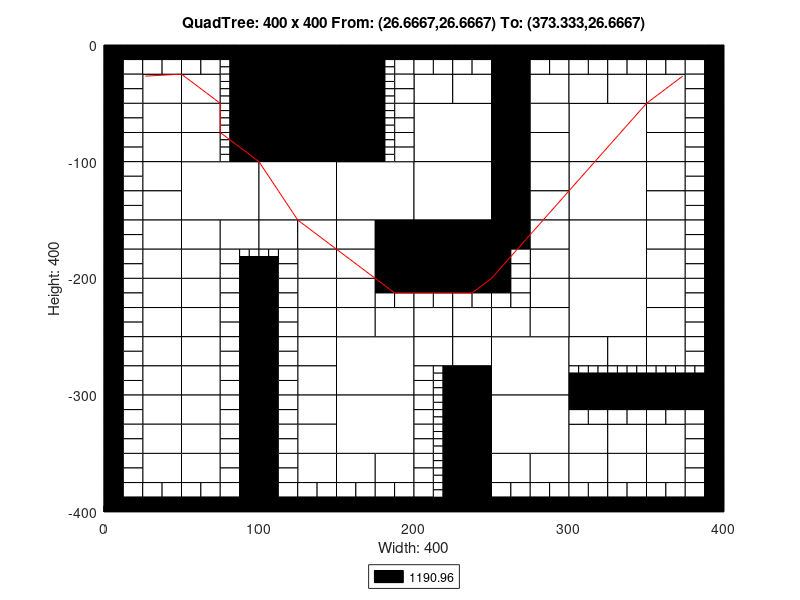

Recreate this plot in MATLAB.
axis([0 400 -400 0]);
title('QuadTree: 400 x 400 From: (26.6667,26.6667) To: (373.333,26.6667)');
xlabel('Width: 400');
ylabel('Height: 400');
rectangle('Position',[100 -50 50 50], 'FaceColor',[0 0 0]);
rectangle('Position',[100 -100 50 50], 'FaceColor',[0 0 0]);
rectangle('Position',[50 -150 50 50], 'FaceColor',[1 1 1]);
rectangle('Position',[100 -150 50 50], 'FaceColor',[1 1 1]);
rectangle('Position',[150 -150 50 50], 'FaceColor',[1 1 1]);
rectangle('Position',[200 -100 50 50], 'FaceColor',[1 1 1]);
rectangle('Position',[300 -100 50 50], 'FaceColor',[1 1 1]);
rectangle('Position',[200 -150 50 50], 'FaceColor',[1 1 1]);
rectangle('Position',[200 -200 50 50], 'FaceColor',[0 0 0]);
rectangle('Position',[300 -150 50 50], 'FaceColor',[1 1 1]);
rectangle('Position',[300 -200 50 50], 'FaceColor',[1 1 1]);
rectangle('Position',[150 -300 50 50], 'FaceColor',[1 1 1]);
rectangle('Position',[150 -350 50 50], 'FaceColor',[1 1 1]);
rectangle('Position',[250 -300 50 50], 'FaceColor',[1 1 1]);
rectangle('Position',[300 -250 50 50], 'FaceColor',[1 1 1]);
rectangle('Position',[250 -350 50 50], 'FaceColor',[1 1 1]);
rectangle('Position',[25 -50 25 25], 'FaceColor',[1 1 1]);
rectangle('Position',[50 -50 25 25], 'FaceColor',[1 1 1]);
rectangle('Position',[25 -75 25 25], 'FaceColor',[1 1 1]);
rectangle('Position',[25 -100 25 25], 'FaceColor',[1 1 1]);
rectangle('Position',[50 -75 25 25], 'FaceColor',[1 1 1]);
rectangle('Position',[50 -100 25 25], 'FaceColor',[1 1 1]);
rectangle('Position',[150 -25 25 25], 'FaceColor',[0 0 0]);
rectangle('Position',[150 -50 25 25], 'FaceColor',[0 0 0]);
rectangle('Position',[150 -75 25 25], 'FaceColor',[0 0 0]);
rectangle('Position',[150 -100 25 25], 'FaceColor',[0 0 0]);
rectangle('Position',[25 -125 25 25], 'FaceColor',[1 1 1]);
rectangle('Position',[25 -150 25 25], 'FaceColor',[1 1 1]);
rectangle('Position',[25 -175 25 25], 'FaceColor',[1 1 1]);
rectangle('Position',[25 -200 25 25], 'FaceColor',[1 1 1]);
rectangle('Position',[50 -175 25 25], 'FaceColor',[1 1 1]);
rectangle('Position',[75 -175 25 25], 'FaceColor',[1 1 1]);
rectangle('Position',[50 -200 25 25], 'FaceColor',[1 1 1]);
rectangle('Position',[100 -175 25 25], 'FaceColor',[1 1 1]);
rectangle('Position',[125 -175 25 25], 'FaceColor',[1 1 1]);
rectangle('Position',[125 -200 25 25], 'FaceColor',[1 1 1]);
rectangle('Position',[150 -175 25 25], 'FaceColor',[1 1 1]);
rectangle('Position',[175 -175 25 25], 'FaceColor',[0 0 0]);
rectangle('Position',[150 -200 25 25], 'FaceColor',[1 1 1]);
rectangle('Position',[175 -200 25 25], 'FaceColor',[0 0 0]);
rectangle('Position',[200 -50 25 25], 'FaceColor',[1 1 1]);
rectangle('Position',[225 -50 25 25], 'FaceColor',[1 1 1]);
rectangle('Position',[250 -25 25 25], 'FaceColor',[0 0 0]);
rectangle('Position',[250 -50 25 25], 'FaceColor',[0 0 0]);
rectangle('Position',[275 -50 25 25], 'FaceColor',[1 1 1]);
rectangle('Position',[250 -75 25 25], 'FaceColor',[0 0 0]);
rectangle('Position',[275 -75 25 25], 'FaceColor',[1 1 1]);
rectangle('Position',[250 -100 25 25], 'FaceColor',[0 0 0]);
rectangle('Position',[275 -100 25 25], 'FaceColor',[1 1 1]);
rectangle('Position',[300 -50 25 25], 'FaceColor',[1 1 1]);
rectangle('Position',[325 -50 25 25], 'FaceColor',[1 1 1]);
rectangle('Position',[350 -50 25 25], 'FaceColor',[1 1 1]);
rectangle('Position',[350 -75 25 25], 'FaceColor',[1 1 1]);
rectangle('Position',[350 -100 25 25], 'FaceColor',[1 1 1]);
rectangle('Position',[250 -125 25 25], 'FaceColor',[0 0 0]);
rectangle('Position',[275 -125 25 25], 'FaceColor',[1 1 1]);
rectangle('Position',[250 -150 25 25], 'FaceColor',[0 0 0]);
rectangle('Position',[275 -150 25 25], 'FaceColor',[1 1 1]);
rectangle('Position',[250 -175 25 25], 'FaceColor',[0 0 0]);
rectangle('Position',[275 -175 25 25], 'FaceColor',[1 1 1]);
rectangle('Position',[275 -200 25 25], 'FaceColor',[1 1 1]);
rectangle('Position',[350 -125 25 25], 'FaceColor',[1 1 1]);
rectangle('Position',[350 -150 25 25], 'FaceColor',[1 1 1]);
rectangle('Position',[350 -175 25 25], 'FaceColor',[1 1 1]);
rectangle('Position',[350 -200 25 25], 'FaceColor',[1 1 1]);
rectangle('Position',[25 -225 25 25], 'FaceColor',[1 1 1]);
rectangle('Position',[25 -250 25 25], 'FaceColor',[1 1 1]);
rectangle('Position',[50 -225 25 25], 'FaceColor',[1 1 1]);
rectangle('Position',[50 -250 25 25], 'FaceColor',[1 1 1]);
rectangle('Position',[25 -275 25 25], 'FaceColor',[1 1 1]);
rectangle('Position',[25 -300 25 25], 'FaceColor',[1 1 1]);
rectangle('Position',[50 -275 25 25], 'FaceColor',[1 1 1]);
rectangle('Position',[50 -300 25 25], 'FaceColor',[1 1 1]);
rectangle('Position',[125 -225 25 25], 'FaceColor',[1 1 1]);
rectangle('Position',[125 -250 25 25], 'FaceColor',[1 1 1]);
rectangle('Position',[150 -225 25 25], 'FaceColor',[1 1 1]);
rectangle('Position',[150 -250 25 25], 'FaceColor',[1 1 1]);
rectangle('Position',[175 -250 25 25], 'FaceColor',[1 1 1]);
rectangle('Position',[125 -275 25 25], 'FaceColor',[1 1 1]);
rectangle('Position',[125 -300 25 25], 'FaceColor',[1 1 1]);
rectangle('Position',[25 -325 25 25], 'FaceColor',[1 1 1]);
rectangle('Position',[25 -350 25 25], 'FaceColor',[1 1 1]);
rectangle('Position',[50 -325 25 25], 'FaceColor',[1 1 1]);
rectangle('Position',[50 -350 25 25], 'FaceColor',[1 1 1]);
rectangle('Position',[25 -375 25 25], 'FaceColor',[1 1 1]);
rectangle('Position',[50 -375 25 25], 'FaceColor',[1 1 1]);
rectangle('Position',[125 -325 25 25], 'FaceColor',[1 1 1]);
rectangle('Position',[125 -350 25 25], 'FaceColor',[1 1 1]);
rectangle('Position',[125 -375 25 25], 'FaceColor',[1 1 1]);
rectangle('Position',[150 -375 25 25], 'FaceColor',[1 1 1]);
rectangle('Position',[175 -375 25 25], 'FaceColor',[1 1 1]);
rectangle('Position',[200 -250 25 25], 'FaceColor',[1 1 1]);
rectangle('Position',[225 -250 25 25], 'FaceColor',[1 1 1]);
rectangle('Position',[275 -225 25 25], 'FaceColor',[1 1 1]);
rectangle('Position',[250 -250 25 25], 'FaceColor',[1 1 1]);
rectangle('Position',[275 -250 25 25], 'FaceColor',[1 1 1]);
rectangle('Position',[200 -275 25 25], 'FaceColor',[1 1 1]);
rectangle('Position',[225 -275 25 25], 'FaceColor',[1 1 1]);
rectangle('Position',[225 -300 25 25], 'FaceColor',[0 0 0]);
rectangle('Position',[350 -225 25 25], 'FaceColor',[1 1 1]);
rectangle('Position',[350 -250 25 25], 'FaceColor',[1 1 1]);
rectangle('Position',[300 -275 25 25], 'FaceColor',[1 1 1]);
rectangle('Position',[325 -275 25 25], 'FaceColor',[1 1 1]);
rectangle('Position',[350 -275 25 25], 'FaceColor',[1 1 1]);
rectangle('Position',[225 -325 25 25], 'FaceColor',[0 0 0]);
rectangle('Position',[225 -350 25 25], 'FaceColor',[0 0 0]);
rectangle('Position',[225 -375 25 25], 'FaceColor',[0 0 0]);
rectangle('Position',[225 -400 25 25], 'FaceColor',[0 0 0]);
rectangle('Position',[250 -375 25 25], 'FaceColor',[1 1 1]);
rectangle('Position',[275 -375 25 25], 'FaceColor',[1 1 1]);
rectangle('Position',[300 -350 25 25], 'FaceColor',[1 1 1]);
rectangle('Position',[325 -350 25 25], 'FaceColor',[1 1 1]);
rectangle('Position',[350 -350 25 25], 'FaceColor',[1 1 1]);
rectangle('Position',[300 -375 25 25], 'FaceColor',[1 1 1]);
rectangle('Position',[325 -375 25 25], 'FaceColor',[1 1 1]);
rectangle('Position',[350 -375 25 25], 'FaceColor',[1 1 1]);
rectangle('Position',[0 -12.5 12.5 12.5], 'FaceColor',[0 0 0]);
rectangle('Position',[12.5 -12.5 12.5 12.5], 'FaceColor',[0 0 0]);
rectangle('Position',[0 -25 12.5 12.5], 'FaceColor',[0 0 0]);
rectangle('Position',[12.5 -25 12.5 12.5], 'FaceColor',[1 1 1]);
rectangle('Position',[25 -12.5 12.5 12.5], 'FaceColor',[0 0 0]);
rectangle('Position',[37.5 -12.5 12.5 12.5], 'FaceColor',[0 0 0]);
rectangle('Position',[25 -25 12.5 12.5], 'FaceColor',[1 1 1]);
rectangle('Position',[37.5 -25 12.5 12.5], 'FaceColor',[1 1 1]);
rectangle('Position',[0 -37.5 12.5 12.5], 'FaceColor',[0 0 0]);
rectangle('Position',[12.5 -37.5 12.5 12.5], 'FaceColor',[1 1 1]);
rectangle('Position',[0 -50 12.5 12.5], 'FaceColor',[0 0 0]);
rectangle('Position',[12.5 -50 12.5 12.5], 'FaceColor',[1 1 1]);
rectangle('Position',[50 -12.5 12.5 12.5], 'FaceColor',[0 0 0]);
rectangle('Position',[62.5 -12.5 12.5 12.5], 'FaceColor',[0 0 0]);
rectangle('Position',[50 -25 12.5 12.5], 'FaceColor',[1 1 1]);
rectangle('Position',[62.5 -25 12.5 12.5], 'FaceColor',[1 1 1]);
rectangle('Position',[75 -12.5 12.5 12.5], 'FaceColor',[0 0 0]);
rectangle('Position',[87.5 -12.5 12.5 12.5], 'FaceColor',[0 0 0]);
rectangle('Position',[87.5 -25 12.5 12.5], 'FaceColor',[0 0 0]);
rectangle('Position',[87.5 -37.5 12.5 12.5], 'FaceColor',[0 0 0]);
rectangle('Position',[87.5 -50 12.5 12.5], 'FaceColor',[0 0 0]);
rectangle('Position',[0 -62.5 12.5 12.5], 'FaceColor',[0 0 0]);
rectangle('Position',[12.5 -62.5 12.5 12.5], 'FaceColor',[1 1 1]);
rectangle('Position',[0 -75 12.5 12.5], 'FaceColor',[0 0 0]);
rectangle('Position',[12.5 -75 12.5 12.5], 'FaceColor',[1 1 1]);
rectangle('Position',[0 -87.5 12.5 12.5], 'FaceColor',[0 0 0]);
rectangle('Position',[12.5 -87.5 12.5 12.5], 'FaceColor',[1 1 1]);
rectangle('Position',[0 -100 12.5 12.5], 'FaceColor',[0 0 0]);
rectangle('Position',[12.5 -100 12.5 12.5], 'FaceColor',[1 1 1]);
rectangle('Position',[87.5 -62.5 12.5 12.5], 'FaceColor',[0 0 0]);
rectangle('Position',[87.5 -75 12.5 12.5], 'FaceColor',[0 0 0]);
rectangle('Position',[87.5 -87.5 12.5 12.5], 'FaceColor',[0 0 0]);
rectangle('Position',[87.5 -100 12.5 12.5], 'FaceColor',[0 0 0]);
rectangle('Position',[175 -12.5 12.5 12.5], 'FaceColor',[0 0 0]);
rectangle('Position',[187.5 -12.5 12.5 12.5], 'FaceColor',[0 0 0]);
rectangle('Position',[187.5 -25 12.5 12.5], 'FaceColor',[1 1 1]);
rectangle('Position',[187.5 -37.5 12.5 12.5], 'FaceColor',[1 1 1]);
rectangle('Position',[187.5 -50 12.5 12.5], 'FaceColor',[1 1 1]);
rectangle('Position',[187.5 -62.5 12.5 12.5], 'FaceColor',[1 1 1]);
rectangle('Position',[187.5 -75 12.5 12.5], 'FaceColor',[1 1 1]);
rectangle('Position',[187.5 -87.5 12.5 12.5], 'FaceColor',[1 1 1]);
rectangle('Position',[187.5 -100 12.5 12.5], 'FaceColor',[1 1 1]);
rectangle('Position',[0 -112.5 12.5 12.5], 'FaceColor',[0 0 0]);
rectangle('Position',[12.5 -112.5 12.5 12.5], 'FaceColor',[1 1 1]);
rectangle('Position',[0 -125 12.5 12.5], 'FaceColor',[0 0 0]);
rectangle('Position',[12.5 -125 12.5 12.5], 'FaceColor',[1 1 1]);
rectangle('Position',[0 -137.5 12.5 12.5], 'FaceColor',[0 0 0]);
rectangle('Position',[12.5 -137.5 12.5 12.5], 'FaceColor',[1 1 1]);
rectangle('Position',[0 -150 12.5 12.5], 'FaceColor',[0 0 0]);
rectangle('Position',[12.5 -150 12.5 12.5], 'FaceColor',[1 1 1]);
rectangle('Position',[0 -162.5 12.5 12.5], 'FaceColor',[0 0 0]);
rectangle('Position',[12.5 -162.5 12.5 12.5], 'FaceColor',[1 1 1]);
rectangle('Position',[0 -175 12.5 12.5], 'FaceColor',[0 0 0]);
rectangle('Position',[12.5 -175 12.5 12.5], 'FaceColor',[1 1 1]);
rectangle('Position',[0 -187.5 12.5 12.5], 'FaceColor',[0 0 0]);
rectangle('Position',[12.5 -187.5 12.5 12.5], 'FaceColor',[1 1 1]);
rectangle('Position',[0 -200 12.5 12.5], 'FaceColor',[0 0 0]);
rectangle('Position',[12.5 -200 12.5 12.5], 'FaceColor',[1 1 1]);
rectangle('Position',[75 -187.5 12.5 12.5], 'FaceColor',[1 1 1]);
rectangle('Position',[75 -200 12.5 12.5], 'FaceColor',[1 1 1]);
rectangle('Position',[87.5 -200 12.5 12.5], 'FaceColor',[0 0 0]);
rectangle('Position',[112.5 -187.5 12.5 12.5], 'FaceColor',[1 1 1]);
rectangle('Position',[100 -200 12.5 12.5], 'FaceColor',[0 0 0]);
rectangle('Position',[112.5 -200 12.5 12.5], 'FaceColor',[1 1 1]);
rectangle('Position',[200 -12.5 12.5 12.5], 'FaceColor',[0 0 0]);
rectangle('Position',[212.5 -12.5 12.5 12.5], 'FaceColor',[0 0 0]);
rectangle('Position',[200 -25 12.5 12.5], 'FaceColor',[1 1 1]);
rectangle('Position',[212.5 -25 12.5 12.5], 'FaceColor',[1 1 1]);
rectangle('Position',[225 -12.5 12.5 12.5], 'FaceColor',[0 0 0]);
rectangle('Position',[237.5 -12.5 12.5 12.5], 'FaceColor',[0 0 0]);
rectangle('Position',[225 -25 12.5 12.5], 'FaceColor',[1 1 1]);
rectangle('Position',[237.5 -25 12.5 12.5], 'FaceColor',[1 1 1]);
rectangle('Position',[275 -12.5 12.5 12.5], 'FaceColor',[0 0 0]);
rectangle('Position',[287.5 -12.5 12.5 12.5], 'FaceColor',[0 0 0]);
rectangle('Position',[275 -25 12.5 12.5], 'FaceColor',[1 1 1]);
rectangle('Position',[287.5 -25 12.5 12.5], 'FaceColor',[1 1 1]);
rectangle('Position',[300 -12.5 12.5 12.5], 'FaceColor',[0 0 0]);
rectangle('Position',[312.5 -12.5 12.5 12.5], 'FaceColor',[0 0 0]);
rectangle('Position',[300 -25 12.5 12.5], 'FaceColor',[1 1 1]);
rectangle('Position',[312.5 -25 12.5 12.5], 'FaceColor',[1 1 1]);
rectangle('Position',[325 -12.5 12.5 12.5], 'FaceColor',[0 0 0]);
rectangle('Position',[337.5 -12.5 12.5 12.5], 'FaceColor',[0 0 0]);
rectangle('Position',[325 -25 12.5 12.5], 'FaceColor',[1 1 1]);
rectangle('Position',[337.5 -25 12.5 12.5], 'FaceColor',[1 1 1]);
rectangle('Position',[350 -12.5 12.5 12.5], 'FaceColor',[0 0 0]);
rectangle('Position',[362.5 -12.5 12.5 12.5], 'FaceColor',[0 0 0]);
rectangle('Position',[350 -25 12.5 12.5], 'FaceColor',[1 1 1]);
rectangle('Position',[362.5 -25 12.5 12.5], 'FaceColor',[1 1 1]);
rectangle('Position',[375 -12.5 12.5 12.5], 'FaceColor',[0 0 0]);
rectangle('Position',[387.5 -12.5 12.5 12.5], 'FaceColor',[0 0 0]);
rectangle('Position',[375 -25 12.5 12.5], 'FaceColor',[1 1 1]);
rectangle('Position',[387.5 -25 12.5 12.5], 'FaceColor',[0 0 0]);
rectangle('Position',[375 -37.5 12.5 12.5], 'FaceColor',[1 1 1]);
rectangle('Position',[387.5 -37.5 12.5 12.5], 'FaceColor',[0 0 0]);
rectangle('Position',[375 -50 12.5 12.5], 'FaceColor',[1 1 1]);
rectangle('Position',[387.5 -50 12.5 12.5], 'FaceColor',[0 0 0]);
rectangle('Position',[375 -62.5 12.5 12.5], 'FaceColor',[1 1 1]);
rectangle('Position',[387.5 -62.5 12.5 12.5], 'FaceColor',[0 0 0]);
rectangle('Position',[375 -75 12.5 12.5], 'FaceColor',[1 1 1]);
rectangle('Position',[387.5 -75 12.5 12.5], 'FaceColor',[0 0 0]);
rectangle('Position',[375 -87.5 12.5 12.5], 'FaceColor',[1 1 1]);
rectangle('Position',[387.5 -87.5 12.5 12.5], 'FaceColor',[0 0 0]);
rectangle('Position',[375 -100 12.5 12.5], 'FaceColor',[1 1 1]);
rectangle('Position',[387.5 -100 12.5 12.5], 'FaceColor',[0 0 0]);
rectangle('Position',[250 -187.5 12.5 12.5], 'FaceColor',[0 0 0]);
rectangle('Position',[262.5 -187.5 12.5 12.5], 'FaceColor',[1 1 1]);
rectangle('Position',[250 -200 12.5 12.5], 'FaceColor',[0 0 0]);
rectangle('Position',[262.5 -200 12.5 12.5], 'FaceColor',[1 1 1]);
rectangle('Position',[375 -112.5 12.5 12.5], 'FaceColor',[1 1 1]);
rectangle('Position',[387.5 -112.5 12.5 12.5], 'FaceColor',[0 0 0]);
rectangle('Position',[375 -125 12.5 12.5], 'FaceColor',[1 1 1]);
rectangle('Position',[387.5 -125 12.5 12.5], 'FaceColor',[0 0 0]);
rectangle('Position',[375 -137.5 12.5 12.5], 'FaceColor',[1 1 1]);
rectangle('Position',[387.5 -137.5 12.5 12.5], 'FaceColor',[0 0 0]);
rectangle('Position',[375 -150 12.5 12.5], 'FaceColor',[1 1 1]);
rectangle('Position',[387.5 -150 12.5 12.5], 'FaceColor',[0 0 0]);
rectangle('Position',[375 -162.5 12.5 12.5], 'FaceColor',[1 1 1]);
rectangle('Position',[387.5 -162.5 12.5 12.5], 'FaceColor',[0 0 0]);
rectangle('Position',[375 -175 12.5 12.5], 'FaceColor',[1 1 1]);
rectangle('Position',[387.5 -175 12.5 12.5], 'FaceColor',[0 0 0]);
rectangle('Position',[375 -187.5 12.5 12.5], 'FaceColor',[1 1 1]);
rectangle('Position',[387.5 -187.5 12.5 12.5], 'FaceColor',[0 0 0]);
rectangle('Position',[375 -200 12.5 12.5], 'FaceColor',[1 1 1]);
rectangle('Position',[387.5 -200 12.5 12.5], 'FaceColor',[0 0 0]);
rectangle('Position',[0 -212.5 12.5 12.5], 'FaceColor',[0 0 0]);
rectangle('Position',[12.5 -212.5 12.5 12.5], 'FaceColor',[1 1 1]);
rectangle('Position',[0 -225 12.5 12.5], 'FaceColor',[0 0 0]);
rectangle('Position',[12.5 -225 12.5 12.5], 'FaceColor',[1 1 1]);
rectangle('Position',[0 -237.5 12.5 12.5], 'FaceColor',[0 0 0]);
rectangle('Position',[12.5 -237.5 12.5 12.5], 'FaceColor',[1 1 1]);
rectangle('Position',[0 -250 12.5 12.5], 'FaceColor',[0 0 0]);
rectangle('Position',[12.5 -250 12.5 12.5], 'FaceColor',[1 1 1]);
rectangle('Position',[75 -212.5 12.5 12.5], 'FaceColor',[1 1 1]);
rectangle('Position',[87.5 -212.5 12.5 12.5], 'FaceColor',[0 0 0]);
rectangle('Position',[75 -225 12.5 12.5], 'FaceColor',[1 1 1]);
rectangle('Position',[87.5 -225 12.5 12.5], 'FaceColor',[0 0 0]);
rectangle('Position',[75 -237.5 12.5 12.5], 'FaceColor',[1 1 1]);
rectangle('Position',[87.5 -237.5 12.5 12.5], 'FaceColor',[0 0 0]);
rectangle('Position',[75 -250 12.5 12.5], 'FaceColor',[1 1 1]);
rectangle('Position',[87.5 -250 12.5 12.5], 'FaceColor',[0 0 0]);
rectangle('Position',[0 -262.5 12.5 12.5], 'FaceColor',[0 0 0]);
rectangle('Position',[12.5 -262.5 12.5 12.5], 'FaceColor',[1 1 1]);
rectangle('Position',[0 -275 12.5 12.5], 'FaceColor',[0 0 0]);
rectangle('Position',[12.5 -275 12.5 12.5], 'FaceColor',[1 1 1]);
rectangle('Position',[0 -287.5 12.5 12.5], 'FaceColor',[0 0 0]);
rectangle('Position',[12.5 -287.5 12.5 12.5], 'FaceColor',[1 1 1]);
rectangle('Position',[0 -300 12.5 12.5], 'FaceColor',[0 0 0]);
rectangle('Position',[12.5 -300 12.5 12.5], 'FaceColor',[1 1 1]);
rectangle('Position',[75 -262.5 12.5 12.5], 'FaceColor',[1 1 1]);
rectangle('Position',[87.5 -262.5 12.5 12.5], 'FaceColor',[0 0 0]);
rectangle('Position',[75 -275 12.5 12.5], 'FaceColor',[1 1 1]);
rectangle('Position',[87.5 -275 12.5 12.5], 'FaceColor',[0 0 0]);
rectangle('Position',[75 -287.5 12.5 12.5], 'FaceColor',[1 1 1]);
rectangle('Position',[87.5 -287.5 12.5 12.5], 'FaceColor',[0 0 0]);
rectangle('Position',[75 -300 12.5 12.5], 'FaceColor',[1 1 1]);
rectangle('Position',[87.5 -300 12.5 12.5], 'FaceColor',[0 0 0]);
rectangle('Position',[100 -212.5 12.5 12.5], 'FaceColor',[0 0 0]);
rectangle('Position',[112.5 -212.5 12.5 12.5], 'FaceColor',[1 1 1]);
rectangle('Position',[100 -225 12.5 12.5], 'FaceColor',[0 0 0]);
rectangle('Position',[112.5 -225 12.5 12.5], 'FaceColor',[1 1 1]);
rectangle('Position',[100 -237.5 12.5 12.5], 'FaceColor',[0 0 0]);
rectangle('Position',[112.5 -237.5 12.5 12.5], 'FaceColor',[1 1 1]);
rectangle('Position',[100 -250 12.5 12.5], 'FaceColor',[0 0 0]);
rectangle('Position',[112.5 -250 12.5 12.5], 'FaceColor',[1 1 1]);
rectangle('Position',[175 -212.5 12.5 12.5], 'FaceColor',[0 0 0]);
rectangle('Position',[187.5 -212.5 12.5 12.5], 'FaceColor',[0 0 0]);
rectangle('Position',[175 -225 12.5 12.5], 'FaceColor',[1 1 1]);
rectangle('Position',[187.5 -225 12.5 12.5], 'FaceColor',[1 1 1]);
rectangle('Position',[100 -262.5 12.5 12.5], 'FaceColor',[0 0 0]);
rectangle('Position',[112.5 -262.5 12.5 12.5], 'FaceColor',[1 1 1]);
rectangle('Position',[100 -275 12.5 12.5], 'FaceColor',[0 0 0]);
rectangle('Position',[112.5 -275 12.5 12.5], 'FaceColor',[1 1 1]);
rectangle('Position',[100 -287.5 12.5 12.5], 'FaceColor',[0 0 0]);
rectangle('Position',[112.5 -287.5 12.5 12.5], 'FaceColor',[1 1 1]);
rectangle('Position',[100 -300 12.5 12.5], 'FaceColor',[0 0 0]);
rectangle('Position',[112.5 -300 12.5 12.5], 'FaceColor',[1 1 1]);
rectangle('Position',[0 -312.5 12.5 12.5], 'FaceColor',[0 0 0]);
rectangle('Position',[12.5 -312.5 12.5 12.5], 'FaceColor',[1 1 1]);
rectangle('Position',[0 -325 12.5 12.5], 'FaceColor',[0 0 0]);
rectangle('Position',[12.5 -325 12.5 12.5], 'FaceColor',[1 1 1]);
rectangle('Position',[0 -337.5 12.5 12.5], 'FaceColor',[0 0 0]);
rectangle('Position',[12.5 -337.5 12.5 12.5], 'FaceColor',[1 1 1]);
rectangle('Position',[0 -350 12.5 12.5], 'FaceColor',[0 0 0]);
rectangle('Position',[12.5 -350 12.5 12.5], 'FaceColor',[1 1 1]);
rectangle('Position',[75 -312.5 12.5 12.5], 'FaceColor',[1 1 1]);
rectangle('Position',[87.5 -312.5 12.5 12.5], 'FaceColor',[0 0 0]);
rectangle('Position',[75 -325 12.5 12.5], 'FaceColor',[1 1 1]);
rectangle('Position',[87.5 -325 12.5 12.5], 'FaceColor',[0 0 0]);
rectangle('Position',[75 -337.5 12.5 12.5], 'FaceColor',[1 1 1]);
rectangle('Position',[87.5 -337.5 12.5 12.5], 'FaceColor',[0 0 0]);
rectangle('Position',[75 -350 12.5 12.5], 'FaceColor',[1 1 1]);
rectangle('Position',[87.5 -350 12.5 12.5], 'FaceColor',[0 0 0]);
rectangle('Position',[0 -362.5 12.5 12.5], 'FaceColor',[0 0 0]);
rectangle('Position',[12.5 -362.5 12.5 12.5], 'FaceColor',[1 1 1]);
rectangle('Position',[0 -375 12.5 12.5], 'FaceColor',[0 0 0]);
rectangle('Position',[12.5 -375 12.5 12.5], 'FaceColor',[1 1 1]);
rectangle('Position',[0 -387.5 12.5 12.5], 'FaceColor',[0 0 0]);
rectangle('Position',[12.5 -387.5 12.5 12.5], 'FaceColor',[1 1 1]);
rectangle('Position',[0 -400 12.5 12.5], 'FaceColor',[0 0 0]);
rectangle('Position',[12.5 -400 12.5 12.5], 'FaceColor',[0 0 0]);
rectangle('Position',[25 -387.5 12.5 12.5], 'FaceColor',[1 1 1]);
rectangle('Position',[37.5 -387.5 12.5 12.5], 'FaceColor',[1 1 1]);
rectangle('Position',[25 -400 12.5 12.5], 'FaceColor',[0 0 0]);
rectangle('Position',[37.5 -400 12.5 12.5], 'FaceColor',[0 0 0]);
rectangle('Position',[75 -362.5 12.5 12.5], 'FaceColor',[1 1 1]);
rectangle('Position',[87.5 -362.5 12.5 12.5], 'FaceColor',[0 0 0]);
rectangle('Position',[75 -375 12.5 12.5], 'FaceColor',[1 1 1]);
rectangle('Position',[87.5 -375 12.5 12.5], 'FaceColor',[0 0 0]);
rectangle('Position',[50 -387.5 12.5 12.5], 'FaceColor',[1 1 1]);
rectangle('Position',[62.5 -387.5 12.5 12.5], 'FaceColor',[1 1 1]);
rectangle('Position',[50 -400 12.5 12.5], 'FaceColor',[0 0 0]);
rectangle('Position',[62.5 -400 12.5 12.5], 'FaceColor',[0 0 0]);
rectangle('Position',[75 -387.5 12.5 12.5], 'FaceColor',[1 1 1]);
rectangle('Position',[87.5 -387.5 12.5 12.5], 'FaceColor',[0 0 0]);
rectangle('Position',[75 -400 12.5 12.5], 'FaceColor',[0 0 0]);
rectangle('Position',[87.5 -400 12.5 12.5], 'FaceColor',[0 0 0]);
rectangle('Position',[100 -312.5 12.5 12.5], 'FaceColor',[0 0 0]);
rectangle('Position',[112.5 -312.5 12.5 12.5], 'FaceColor',[1 1 1]);
rectangle('Position',[100 -325 12.5 12.5], 'FaceColor',[0 0 0]);
rectangle('Position',[112.5 -325 12.5 12.5], 'FaceColor',[1 1 1]);
rectangle('Position',[100 -337.5 12.5 12.5], 'FaceColor',[0 0 0]);
rectangle('Position',[112.5 -337.5 12.5 12.5], 'FaceColor',[1 1 1]);
rectangle('Position',[100 -350 12.5 12.5], 'FaceColor',[0 0 0]);
rectangle('Position',[112.5 -350 12.5 12.5], 'FaceColor',[1 1 1]);
rectangle('Position',[100 -362.5 12.5 12.5], 'FaceColor',[0 0 0]);
rectangle('Position',[112.5 -362.5 12.5 12.5], 'FaceColor',[1 1 1]);
rectangle('Position',[100 -375 12.5 12.5], 'FaceColor',[0 0 0]);
rectangle('Position',[112.5 -375 12.5 12.5], 'FaceColor',[1 1 1]);
rectangle('Position',[100 -387.5 12.5 12.5], 'FaceColor',[0 0 0]);
rectangle('Position',[112.5 -387.5 12.5 12.5], 'FaceColor',[1 1 1]);
rectangle('Position',[100 -400 12.5 12.5], 'FaceColor',[0 0 0]);
rectangle('Position',[112.5 -400 12.5 12.5], 'FaceColor',[0 0 0]);
rectangle('Position',[125 -387.5 12.5 12.5], 'FaceColor',[1 1 1]);
rectangle('Position',[137.5 -387.5 12.5 12.5], 'FaceColor',[1 1 1]);
rectangle('Position',[125 -400 12.5 12.5], 'FaceColor',[0 0 0]);
rectangle('Position',[137.5 -400 12.5 12.5], 'FaceColor',[0 0 0]);
rectangle('Position',[150 -387.5 12.5 12.5], 'FaceColor',[1 1 1]);
rectangle('Position',[162.5 -387.5 12.5 12.5], 'FaceColor',[1 1 1]);
rectangle('Position',[150 -400 12.5 12.5], 'FaceColor',[0 0 0]);
rectangle('Position',[162.5 -400 12.5 12.5], 'FaceColor',[0 0 0]);
rectangle('Position',[175 -387.5 12.5 12.5], 'FaceColor',[1 1 1]);
rectangle('Position',[187.5 -387.5 12.5 12.5], 'FaceColor',[1 1 1]);
rectangle('Position',[175 -400 12.5 12.5], 'FaceColor',[0 0 0]);
rectangle('Position',[187.5 -400 12.5 12.5], 'FaceColor',[0 0 0]);
rectangle('Position',[200 -212.5 12.5 12.5], 'FaceColor',[0 0 0]);
rectangle('Position',[212.5 -212.5 12.5 12.5], 'FaceColor',[0 0 0]);
rectangle('Position',[200 -225 12.5 12.5], 'FaceColor',[1 1 1]);
rectangle('Position',[212.5 -225 12.5 12.5], 'FaceColor',[1 1 1]);
rectangle('Position',[225 -212.5 12.5 12.5], 'FaceColor',[0 0 0]);
rectangle('Position',[237.5 -212.5 12.5 12.5], 'FaceColor',[0 0 0]);
rectangle('Position',[225 -225 12.5 12.5], 'FaceColor',[1 1 1]);
rectangle('Position',[237.5 -225 12.5 12.5], 'FaceColor',[1 1 1]);
rectangle('Position',[250 -212.5 12.5 12.5], 'FaceColor',[0 0 0]);
rectangle('Position',[262.5 -212.5 12.5 12.5], 'FaceColor',[1 1 1]);
rectangle('Position',[250 -225 12.5 12.5], 'FaceColor',[1 1 1]);
rectangle('Position',[262.5 -225 12.5 12.5], 'FaceColor',[1 1 1]);
rectangle('Position',[200 -287.5 12.5 12.5], 'FaceColor',[1 1 1]);
rectangle('Position',[200 -300 12.5 12.5], 'FaceColor',[1 1 1]);
rectangle('Position',[375 -212.5 12.5 12.5], 'FaceColor',[1 1 1]);
rectangle('Position',[387.5 -212.5 12.5 12.5], 'FaceColor',[0 0 0]);
rectangle('Position',[375 -225 12.5 12.5], 'FaceColor',[1 1 1]);
rectangle('Position',[387.5 -225 12.5 12.5], 'FaceColor',[0 0 0]);
rectangle('Position',[375 -237.5 12.5 12.5], 'FaceColor',[1 1 1]);
rectangle('Position',[387.5 -237.5 12.5 12.5], 'FaceColor',[0 0 0]);
rectangle('Position',[375 -250 12.5 12.5], 'FaceColor',[1 1 1]);
rectangle('Position',[387.5 -250 12.5 12.5], 'FaceColor',[0 0 0]);
rectangle('Position',[300 -300 12.5 12.5], 'FaceColor',[0 0 0]);
rectangle('Position',[312.5 -300 12.5 12.5], 'FaceColor',[0 0 0]);
rectangle('Position',[325 -300 12.5 12.5], 'FaceColor',[0 0 0]);
rectangle('Position',[337.5 -300 12.5 12.5], 'FaceColor',[0 0 0]);
rectangle('Position',[375 -262.5 12.5 12.5], 'FaceColor',[1 1 1]);
rectangle('Position',[387.5 -262.5 12.5 12.5], 'FaceColor',[0 0 0]);
rectangle('Position',[375 -275 12.5 12.5], 'FaceColor',[1 1 1]);
rectangle('Position',[387.5 -275 12.5 12.5], 'FaceColor',[0 0 0]);
rectangle('Position',[350 -300 12.5 12.5], 'FaceColor',[0 0 0]);
rectangle('Position',[362.5 -300 12.5 12.5], 'FaceColor',[0 0 0]);
rectangle('Position',[387.5 -287.5 12.5 12.5], 'FaceColor',[0 0 0]);
rectangle('Position',[375 -300 12.5 12.5], 'FaceColor',[0 0 0]);
rectangle('Position',[387.5 -300 12.5 12.5], 'FaceColor',[0 0 0]);
rectangle('Position',[200 -312.5 12.5 12.5], 'FaceColor',[1 1 1]);
rectangle('Position',[200 -325 12.5 12.5], 'FaceColor',[1 1 1]);
rectangle('Position',[200 -337.5 12.5 12.5], 'FaceColor',[1 1 1]);
rectangle('Position',[200 -350 12.5 12.5], 'FaceColor',[1 1 1]);
rectangle('Position',[200 -362.5 12.5 12.5], 'FaceColor',[1 1 1]);
rectangle('Position',[200 -375 12.5 12.5], 'FaceColor',[1 1 1]);
rectangle('Position',[200 -387.5 12.5 12.5], 'FaceColor',[1 1 1]);
rectangle('Position',[200 -400 12.5 12.5], 'FaceColor',[0 0 0]);
rectangle('Position',[212.5 -400 12.5 12.5], 'FaceColor',[0 0 0]);
rectangle('Position',[250 -387.5 12.5 12.5], 'FaceColor',[1 1 1]);
rectangle('Position',[262.5 -387.5 12.5 12.5], 'FaceColor',[1 1 1]);
rectangle('Position',[250 -400 12.5 12.5], 'FaceColor',[0 0 0]);
rectangle('Position',[262.5 -400 12.5 12.5], 'FaceColor',[0 0 0]);
rectangle('Position',[275 -387.5 12.5 12.5], 'FaceColor',[1 1 1]);
rectangle('Position',[287.5 -387.5 12.5 12.5], 'FaceColor',[1 1 1]);
rectangle('Position',[275 -400 12.5 12.5], 'FaceColor',[0 0 0]);
rectangle('Position',[287.5 -400 12.5 12.5], 'FaceColor',[0 0 0]);
rectangle('Position',[300 -312.5 12.5 12.5], 'FaceColor',[0 0 0]);
rectangle('Position',[312.5 -312.5 12.5 12.5], 'FaceColor',[0 0 0]);
rectangle('Position',[300 -325 12.5 12.5], 'FaceColor',[1 1 1]);
rectangle('Position',[312.5 -325 12.5 12.5], 'FaceColor',[1 1 1]);
rectangle('Position',[325 -312.5 12.5 12.5], 'FaceColor',[0 0 0]);
rectangle('Position',[337.5 -312.5 12.5 12.5], 'FaceColor',[0 0 0]);
rectangle('Position',[325 -325 12.5 12.5], 'FaceColor',[1 1 1]);
rectangle('Position',[337.5 -325 12.5 12.5], 'FaceColor',[1 1 1]);
rectangle('Position',[350 -312.5 12.5 12.5], 'FaceColor',[0 0 0]);
rectangle('Position',[362.5 -312.5 12.5 12.5], 'FaceColor',[0 0 0]);
rectangle('Position',[350 -325 12.5 12.5], 'FaceColor',[1 1 1]);
rectangle('Position',[362.5 -325 12.5 12.5], 'FaceColor',[1 1 1]);
rectangle('Position',[375 -312.5 12.5 12.5], 'FaceColor',[0 0 0]);
rectangle('Position',[387.5 -312.5 12.5 12.5], 'FaceColor',[0 0 0]);
rectangle('Position',[375 -325 12.5 12.5], 'FaceColor',[1 1 1]);
rectangle('Position',[387.5 -325 12.5 12.5], 'FaceColor',[0 0 0]);
rectangle('Position',[375 -337.5 12.5 12.5], 'FaceColor',[1 1 1]);
rectangle('Position',[387.5 -337.5 12.5 12.5], 'FaceColor',[0 0 0]);
rectangle('Position',[375 -350 12.5 12.5], 'FaceColor',[1 1 1]);
rectangle('Position',[387.5 -350 12.5 12.5], 'FaceColor',[0 0 0]);
rectangle('Position',[300 -387.5 12.5 12.5], 'FaceColor',[1 1 1]);
rectangle('Position',[312.5 -387.5 12.5 12.5], 'FaceColor',[1 1 1]);
rectangle('Position',[300 -400 12.5 12.5], 'FaceColor',[0 0 0]);
rectangle('Position',[312.5 -400 12.5 12.5], 'FaceColor',[0 0 0]);
rectangle('Position',[325 -387.5 12.5 12.5], 'FaceColor',[1 1 1]);
rectangle('Position',[337.5 -387.5 12.5 12.5], 'FaceColor',[1 1 1]);
rectangle('Position',[325 -400 12.5 12.5], 'FaceColor',[0 0 0]);
rectangle('Position',[337.5 -400 12.5 12.5], 'FaceColor',[0 0 0]);
rectangle('Position',[375 -362.5 12.5 12.5], 'FaceColor',[1 1 1]);
rectangle('Position',[387.5 -362.5 12.5 12.5], 'FaceColor',[0 0 0]);
rectangle('Position',[375 -375 12.5 12.5], 'FaceColor',[1 1 1]);
rectangle('Position',[387.5 -375 12.5 12.5], 'FaceColor',[0 0 0]);
rectangle('Position',[350 -387.5 12.5 12.5], 'FaceColor',[1 1 1]);
rectangle('Position',[362.5 -387.5 12.5 12.5], 'FaceColor',[1 1 1]);
rectangle('Position',[350 -400 12.5 12.5], 'FaceColor',[0 0 0]);
rectangle('Position',[362.5 -400 12.5 12.5], 'FaceColor',[0 0 0]);
rectangle('Position',[375 -387.5 12.5 12.5], 'FaceColor',[1 1 1]);
rectangle('Position',[387.5 -387.5 12.5 12.5], 'FaceColor',[0 0 0]);
rectangle('Position',[375 -400 12.5 12.5], 'FaceColor',[0 0 0]);
rectangle('Position',[387.5 -400 12.5 12.5], 'FaceColor',[0 0 0]);
rectangle('Position',[75 -18.75 6.25 6.25], 'FaceColor',[1 1 1]);
rectangle('Position',[81.25 -18.75 6.25 6.25], 'FaceColor',[0 0 0]);
rectangle('Position',[75 -25 6.25 6.25], 'FaceColor',[1 1 1]);
rectangle('Position',[81.25 -25 6.25 6.25], 'FaceColor',[0 0 0]);
rectangle('Position',[75 -31.25 6.25 6.25], 'FaceColor',[1 1 1]);
rectangle('Position',[81.25 -31.25 6.25 6.25], 'FaceColor',[0 0 0]);
rectangle('Position',[75 -37.5 6.25 6.25], 'FaceColor',[1 1 1]);
rectangle('Position',[81.25 -37.5 6.25 6.25], 'FaceColor',[0 0 0]);
rectangle('Position',[75 -43.75 6.25 6.25], 'FaceColor',[1 1 1]);
rectangle('Position',[81.25 -43.75 6.25 6.25], 'FaceColor',[0 0 0]);
rectangle('Position',[75 -50 6.25 6.25], 'FaceColor',[1 1 1]);
rectangle('Position',[81.25 -50 6.25 6.25], 'FaceColor',[0 0 0]);
rectangle('Position',[75 -56.25 6.25 6.25], 'FaceColor',[1 1 1]);
rectangle('Position',[81.25 -56.25 6.25 6.25], 'FaceColor',[0 0 0]);
rectangle('Position',[75 -62.5 6.25 6.25], 'FaceColor',[1 1 1]);
rectangle('Position',[81.25 -62.5 6.25 6.25], 'FaceColor',[0 0 0]);
rectangle('Position',[75 -68.75 6.25 6.25], 'FaceColor',[1 1 1]);
rectangle('Position',[81.25 -68.75 6.25 6.25], 'FaceColor',[0 0 0]);
rectangle('Position',[75 -75 6.25 6.25], 'FaceColor',[1 1 1]);
rectangle('Position',[81.25 -75 6.25 6.25], 'FaceColor',[0 0 0]);
rectangle('Position',[75 -81.25 6.25 6.25], 'FaceColor',[1 1 1]);
rectangle('Position',[81.25 -81.25 6.25 6.25], 'FaceColor',[0 0 0]);
rectangle('Position',[75 -87.5 6.25 6.25], 'FaceColor',[1 1 1]);
rectangle('Position',[81.25 -87.5 6.25 6.25], 'FaceColor',[0 0 0]);
rectangle('Position',[75 -93.75 6.25 6.25], 'FaceColor',[1 1 1]);
rectangle('Position',[81.25 -93.75 6.25 6.25], 'FaceColor',[0 0 0]);
rectangle('Position',[75 -100 6.25 6.25], 'FaceColor',[1 1 1]);
rectangle('Position',[81.25 -100 6.25 6.25], 'FaceColor',[0 0 0]);
rectangle('Position',[175 -18.75 6.25 6.25], 'FaceColor',[0 0 0]);
rectangle('Position',[181.25 -18.75 6.25 6.25], 'FaceColor',[1 1 1]);
rectangle('Position',[175 -25 6.25 6.25], 'FaceColor',[0 0 0]);
rectangle('Position',[181.25 -25 6.25 6.25], 'FaceColor',[1 1 1]);
rectangle('Position',[175 -31.25 6.25 6.25], 'FaceColor',[0 0 0]);
rectangle('Position',[181.25 -31.25 6.25 6.25], 'FaceColor',[1 1 1]);
rectangle('Position',[175 -37.5 6.25 6.25], 'FaceColor',[0 0 0]);
rectangle('Position',[181.25 -37.5 6.25 6.25], 'FaceColor',[1 1 1]);
rectangle('Position',[175 -43.75 6.25 6.25], 'FaceColor',[0 0 0]);
rectangle('Position',[181.25 -43.75 6.25 6.25], 'FaceColor',[1 1 1]);
rectangle('Position',[175 -50 6.25 6.25], 'FaceColor',[0 0 0]);
rectangle('Position',[181.25 -50 6.25 6.25], 'FaceColor',[1 1 1]);
rectangle('Position',[175 -56.25 6.25 6.25], 'FaceColor',[0 0 0]);
rectangle('Position',[181.25 -56.25 6.25 6.25], 'FaceColor',[1 1 1]);
rectangle('Position',[175 -62.5 6.25 6.25], 'FaceColor',[0 0 0]);
rectangle('Position',[181.25 -62.5 6.25 6.25], 'FaceColor',[1 1 1]);
rectangle('Position',[175 -68.75 6.25 6.25], 'FaceColor',[0 0 0]);
rectangle('Position',[181.25 -68.75 6.25 6.25], 'FaceColor',[1 1 1]);
rectangle('Position',[175 -75 6.25 6.25], 'FaceColor',[0 0 0]);
rectangle('Position',[181.25 -75 6.25 6.25], 'FaceColor',[1 1 1]);
rectangle('Position',[175 -81.25 6.25 6.25], 'FaceColor',[0 0 0]);
rectangle('Position',[181.25 -81.25 6.25 6.25], 'FaceColor',[1 1 1]);
rectangle('Position',[175 -87.5 6.25 6.25], 'FaceColor',[0 0 0]);
rectangle('Position',[181.25 -87.5 6.25 6.25], 'FaceColor',[1 1 1]);
rectangle('Position',[175 -93.75 6.25 6.25], 'FaceColor',[0 0 0]);
rectangle('Position',[181.25 -93.75 6.25 6.25], 'FaceColor',[1 1 1]);
rectangle('Position',[175 -100 6.25 6.25], 'FaceColor',[0 0 0]);
rectangle('Position',[181.25 -100 6.25 6.25], 'FaceColor',[1 1 1]);
rectangle('Position',[87.5 -181.25 6.25 6.25], 'FaceColor',[1 1 1]);
rectangle('Position',[93.75 -181.25 6.25 6.25], 'FaceColor',[1 1 1]);
rectangle('Position',[87.5 -187.5 6.25 6.25], 'FaceColor',[0 0 0]);
rectangle('Position',[93.75 -187.5 6.25 6.25], 'FaceColor',[0 0 0]);
rectangle('Position',[100 -181.25 6.25 6.25], 'FaceColor',[1 1 1]);
rectangle('Position',[106.25 -181.25 6.25 6.25], 'FaceColor',[1 1 1]);
rectangle('Position',[100 -187.5 6.25 6.25], 'FaceColor',[0 0 0]);
rectangle('Position',[106.25 -187.5 6.25 6.25], 'FaceColor',[0 0 0]);
rectangle('Position',[212.5 -281.25 6.25 6.25], 'FaceColor',[1 1 1]);
rectangle('Position',[218.75 -281.25 6.25 6.25], 'FaceColor',[0 0 0]);
rectangle('Position',[212.5 -287.5 6.25 6.25], 'FaceColor',[1 1 1]);
rectangle('Position',[218.75 -287.5 6.25 6.25], 'FaceColor',[0 0 0]);
rectangle('Position',[212.5 -293.75 6.25 6.25], 'FaceColor',[1 1 1]);
rectangle('Position',[218.75 -293.75 6.25 6.25], 'FaceColor',[0 0 0]);
rectangle('Position',[212.5 -300 6.25 6.25], 'FaceColor',[1 1 1]);
rectangle('Position',[218.75 -300 6.25 6.25], 'FaceColor',[0 0 0]);
rectangle('Position',[300 -281.25 6.25 6.25], 'FaceColor',[1 1 1]);
rectangle('Position',[306.25 -281.25 6.25 6.25], 'FaceColor',[1 1 1]);
rectangle('Position',[300 -287.5 6.25 6.25], 'FaceColor',[0 0 0]);
rectangle('Position',[306.25 -287.5 6.25 6.25], 'FaceColor',[0 0 0]);
rectangle('Position',[312.5 -281.25 6.25 6.25], 'FaceColor',[1 1 1]);
rectangle('Position',[318.75 -281.25 6.25 6.25], 'FaceColor',[1 1 1]);
rectangle('Position',[312.5 -287.5 6.25 6.25], 'FaceColor',[0 0 0]);
rectangle('Position',[318.75 -287.5 6.25 6.25], 'FaceColor',[0 0 0]);
rectangle('Position',[325 -281.25 6.25 6.25], 'FaceColor',[1 1 1]);
rectangle('Position',[331.25 -281.25 6.25 6.25], 'FaceColor',[1 1 1]);
rectangle('Position',[325 -287.5 6.25 6.25], 'FaceColor',[0 0 0]);
rectangle('Position',[331.25 -287.5 6.25 6.25], 'FaceColor',[0 0 0]);
rectangle('Position',[337.5 -281.25 6.25 6.25], 'FaceColor',[1 1 1]);
rectangle('Position',[343.75 -281.25 6.25 6.25], 'FaceColor',[1 1 1]);
rectangle('Position',[337.5 -287.5 6.25 6.25], 'FaceColor',[0 0 0]);
rectangle('Position',[343.75 -287.5 6.25 6.25], 'FaceColor',[0 0 0]);
rectangle('Position',[350 -281.25 6.25 6.25], 'FaceColor',[1 1 1]);
rectangle('Position',[356.25 -281.25 6.25 6.25], 'FaceColor',[1 1 1]);
rectangle('Position',[350 -287.5 6.25 6.25], 'FaceColor',[0 0 0]);
rectangle('Position',[356.25 -287.5 6.25 6.25], 'FaceColor',[0 0 0]);
rectangle('Position',[362.5 -281.25 6.25 6.25], 'FaceColor',[1 1 1]);
rectangle('Position',[368.75 -281.25 6.25 6.25], 'FaceColor',[1 1 1]);
rectangle('Position',[362.5 -287.5 6.25 6.25], 'FaceColor',[0 0 0]);
rectangle('Position',[368.75 -287.5 6.25 6.25], 'FaceColor',[0 0 0]);
rectangle('Position',[375 -281.25 6.25 6.25], 'FaceColor',[1 1 1]);
rectangle('Position',[381.25 -281.25 6.25 6.25], 'FaceColor',[1 1 1]);
rectangle('Position',[375 -287.5 6.25 6.25], 'FaceColor',[0 0 0]);
rectangle('Position',[381.25 -287.5 6.25 6.25], 'FaceColor',[0 0 0]);
rectangle('Position',[212.5 -306.25 6.25 6.25], 'FaceColor',[1 1 1]);
rectangle('Position',[218.75 -306.25 6.25 6.25], 'FaceColor',[0 0 0]);
rectangle('Position',[212.5 -312.5 6.25 6.25], 'FaceColor',[1 1 1]);
rectangle('Position',[218.75 -312.5 6.25 6.25], 'FaceColor',[0 0 0]);
rectangle('Position',[212.5 -318.75 6.25 6.25], 'FaceColor',[1 1 1]);
rectangle('Position',[218.75 -318.75 6.25 6.25], 'FaceColor',[0 0 0]);
rectangle('Position',[212.5 -325 6.25 6.25], 'FaceColor',[1 1 1]);
rectangle('Position',[218.75 -325 6.25 6.25], 'FaceColor',[0 0 0]);
rectangle('Position',[212.5 -331.25 6.25 6.25], 'FaceColor',[1 1 1]);
rectangle('Position',[218.75 -331.25 6.25 6.25], 'FaceColor',[0 0 0]);
rectangle('Position',[212.5 -337.5 6.25 6.25], 'FaceColor',[1 1 1]);
rectangle('Position',[218.75 -337.5 6.25 6.25], 'FaceColor',[0 0 0]);
rectangle('Position',[212.5 -343.75 6.25 6.25], 'FaceColor',[1 1 1]);
rectangle('Position',[218.75 -343.75 6.25 6.25], 'FaceColor',[0 0 0]);
rectangle('Position',[212.5 -350 6.25 6.25], 'FaceColor',[1 1 1]);
rectangle('Position',[218.75 -350 6.25 6.25], 'FaceColor',[0 0 0]);
rectangle('Position',[212.5 -356.25 6.25 6.25], 'FaceColor',[1 1 1]);
rectangle('Position',[218.75 -356.25 6.25 6.25], 'FaceColor',[0 0 0]);
rectangle('Position',[212.5 -362.5 6.25 6.25], 'FaceColor',[1 1 1]);
rectangle('Position',[218.75 -362.5 6.25 6.25], 'FaceColor',[0 0 0]);
rectangle('Position',[212.5 -368.75 6.25 6.25], 'FaceColor',[1 1 1]);
rectangle('Position',[218.75 -368.75 6.25 6.25], 'FaceColor',[0 0 0]);
rectangle('Position',[212.5 -375 6.25 6.25], 'FaceColor',[1 1 1]);
rectangle('Position',[218.75 -375 6.25 6.25], 'FaceColor',[0 0 0]);
rectangle('Position',[212.5 -381.25 6.25 6.25], 'FaceColor',[1 1 1]);
rectangle('Position',[218.75 -381.25 6.25 6.25], 'FaceColor',[0 0 0]);
rectangle('Position',[212.5 -387.5 6.25 6.25], 'FaceColor',[1 1 1]);
rectangle('Position',[218.75 -387.5 6.25 6.25], 'FaceColor',[0 0 0]);
X=[373.333,373.333,350,300,300,250,250,250,237.5,225,212.5,200,187.5,187.5,187.5,175,150,125,100,75,75,50,26.6667];
Y=[-26.6667,-26.6667,-50,-125,-125,-200,-200,-200,-212.5,-212.5,-212.5,-212.5,-212.5,-212.5,-212.5,-200,-175,-150,-100,-75,-50,-25,-26.6667];
hold on;
plot(X,Y,'r');
legend('1190.96','Location','southoutside');
